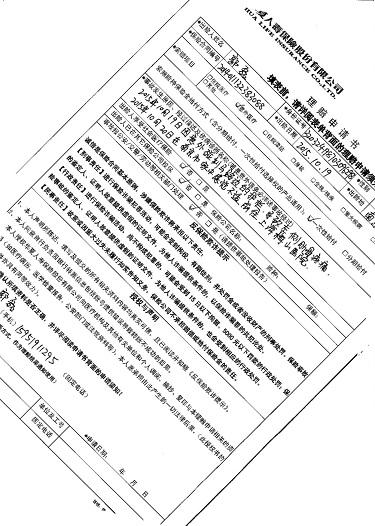
#> input picture images/3.jpg, 375 x 526 px
$ python -i imageDetection.py   (imports and definitions only)
#> lines starting #> are read from the running program, lines starting #| are printed output that depends on the picture; after the words box and inside, x2 and y2 are one past the last pixel; in counts of white or black regions, pixels touching at a corner belong together

# -*- coding: utf-8 -*-
import os,cv2
import numpy as np
import math
from math import *
from scipy.stats import mode
import threading
import time

class ImageProcessing(object):
    """图片归一化"""
    def __init__(self, img_path):
#> called with img_path = 'images/3.jpg'
        self.original_img = self.cv_imread(img_path)
#> in cv_imread, cv_img is the input picture: shape (526, 375, 3); min 0, max 255, mean 232.5
        self.img = self.original_img
        self.h, self.w, self.channel = self.img.shape
        if self.w <= self.h:
            self.scale = 700 / self.w
            self.w_scale = 700
            self.h_scale = self.h * self.scale
            self.img = cv2.resize(self.img, (0, 0), fx=self.scale, fy=self.scale, interpolation=cv2.INTER_NEAREST)
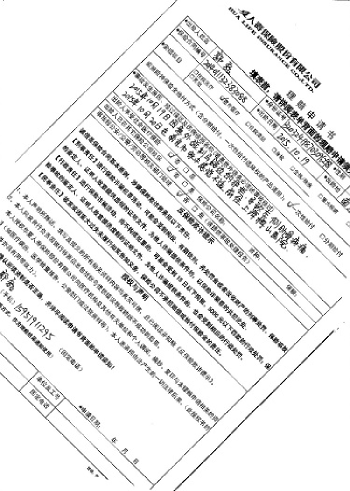
#> self.img: shape (982, 700, 3) (shown at 1/2 size); min 0, max 255, mean 232.5
        else:
            self.scale = 700 / self.h
            self.h_scale = 700
            self.w_scale = self.w * self.scale
            self.img = cv2.resize(self.img, (0, 0), fx=self.scale, fy=self.scale, interpolation=cv2.INTER_NEAREST)
        self.border_img = cv2.copyMakeBorder(self.img, 50, 50, 50, 50, cv2.BORDER_CONSTANT, value=[0, 0, 0])
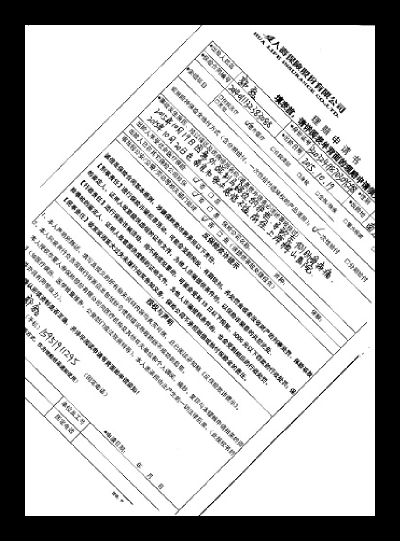
#> self.border_img: shape (1082, 800, 3) (shown at 1/2 size); min 0, max 255, mean 184.7

    def rough_handling(self):
        """图片预处理"""
        gray = cv2.cvtColor(self.img, cv2.COLOR_BGRA2GRAY)
        # blurred = cv2.GaussianBlur(gray, (3, 3),0)
        blurred = cv2.blur(gray, (5, 5))
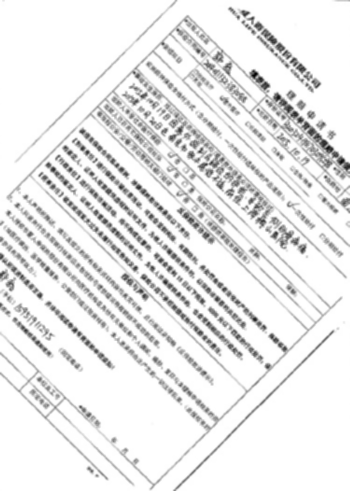
#> blurred: shape (982, 700) (shown at 1/2 size); min 1, max 255, mean 232.5
        ret, binary = cv2.threshold(blurred, 0, 255, cv2.THRESH_BINARY | cv2.THRESH_OTSU)
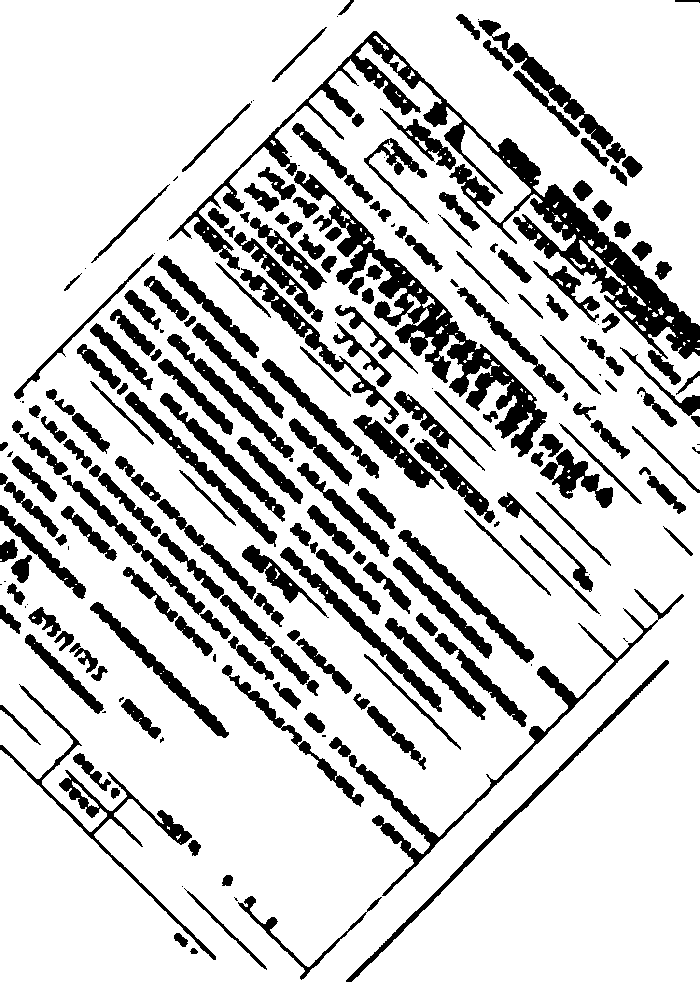
#> binary: shape (982, 700); 80.6% white; 227 black regions (41 under 20 px), largest, box (x1, y1, x2, y2) and area: (169, 31, 700, 385) 17094, (294, 171, 547, 457) 10133, (349, 589, 684, 896) 4287
#> ret = 205
        # binary = cv2.adaptiveThreshold(blurred, 255, cv2.ADAPTIVE_THRESH_MEAN_C, cv2.THRESH_BINARY, 25, 10) #腐蚀膨胀对白色像素
        kernel = cv2.getStructuringElement(cv2.MORPH_RECT, (3, 3))
        # [4 lines of commented-out code are left out]
        opened = cv2.morphologyEx(binary, cv2.MORPH_OPEN, kernel) # 腐蚀+膨胀 去噪 实际效果 连线
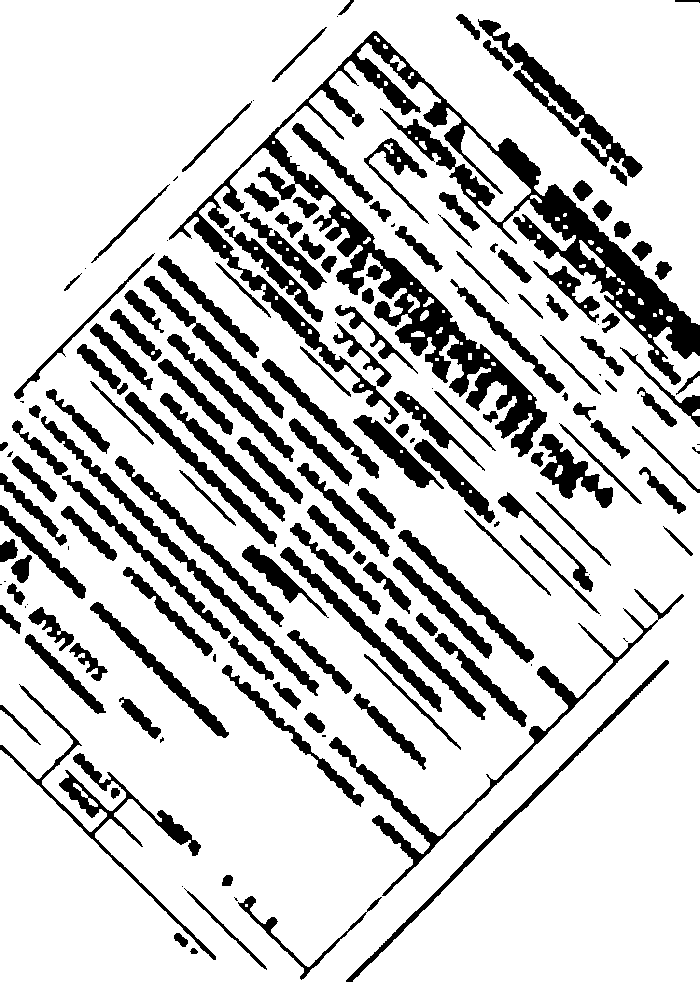
#> opened: shape (982, 700); 80% white; 164 black regions (28 under 20 px), largest, box (x1, y1, x2, y2) and area: (169, 31, 700, 457) 33013, (329, 589, 684, 896) 4558, (0, 684, 216, 960) 3934
        closed = cv2.morphologyEx(opened, cv2.MORPH_CLOSE, kernel) #膨胀 +  腐蚀 连线  实际效果 去噪
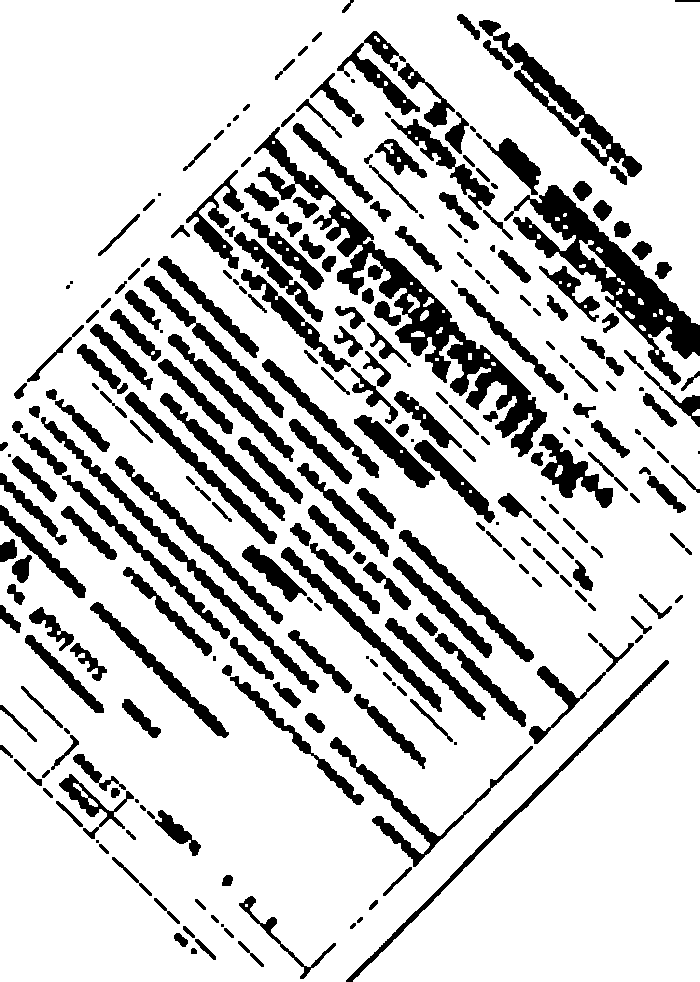
#> closed: shape (982, 700); 80.6% white; 278 black regions (22 under 20 px), largest, box (x1, y1, x2, y2) and area: (254, 127, 547, 457) 11692, (504, 185, 700, 385) 8914, (479, 20, 642, 177) 3815
        return gray, blurred, binary, closed, opened

    # [17 lines left out: function rough_handling1, not called in this run]

    def cv_imread(self,file_path):
        cv_img = cv2.imdecode(np.fromfile(file_path, dtype=np.uint8), -1)
        return cv_img

    # [348 lines left out: functions findcontours, mser_text, non_max_suppression_fast, py_cpu_nms, screen_box, not called in this run]

>>> result = ImageProcessing('images/3.jpg').rough_handling()
#> result = 5 items

$ run again, on images/1.png
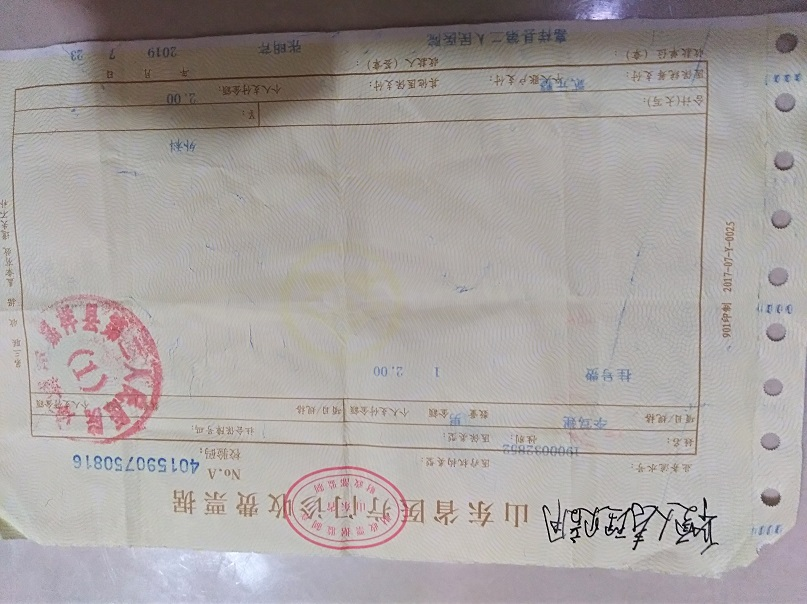
#> input picture images/1.png, 807 x 604 px
#> in cv_imread, cv_img is the input picture: shape (604, 807, 3); mean B, G, R 159.5, 161, 166.6
#> in rough_handling, `ret, binary = cv2.threshold(blurred, 0, 255, cv2.THRESH_BINARY | cv2.T..`:
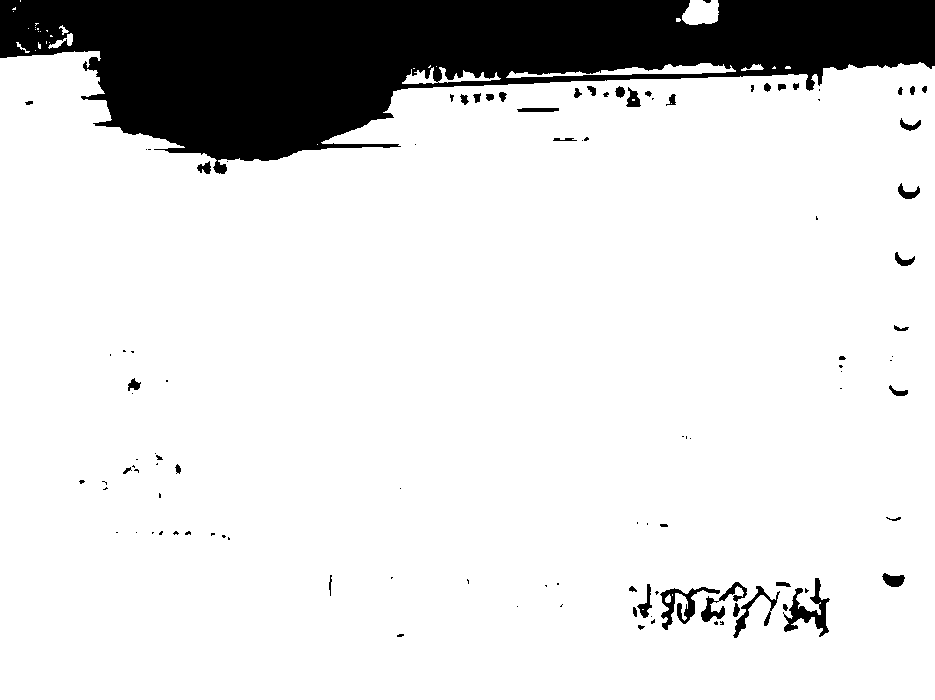
#> binary: shape (700, 935); 85.8% white; 107 black regions (60 under 20 px), largest, box (x1, y1, x2, y2) and area: (0, 0, 935, 174) 87287, (783, 578, 830, 637) 940, (660, 587, 720, 630) 774
#> ret = 133
#> opened: shape (700, 935); 85.7% white; 91 black regions (49 under 20 px), largest, box (x1, y1, x2, y2) and area: (0, 0, 935, 174) 87768, (701, 582, 780, 638) 1091, (783, 578, 830, 637) 1017
#> in rough_handling, `closed = cv2.morphologyEx(opened, cv2.MORPH_CLOSE, kernel)`:
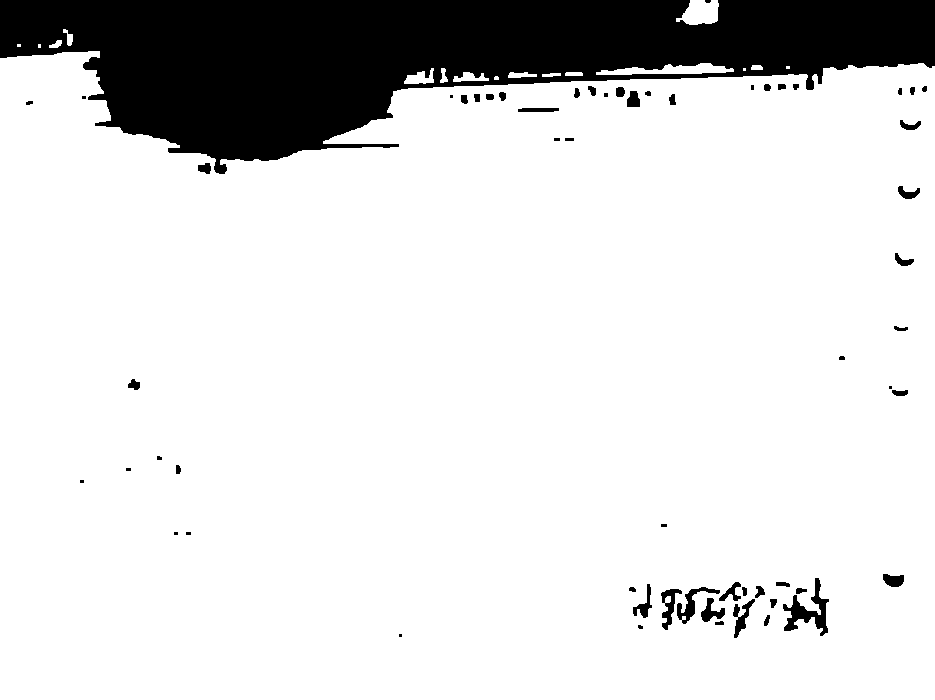
#> closed: shape (700, 935); 85.8% white; 60 black regions (15 under 20 px), largest, box (x1, y1, x2, y2) and area: (0, 0, 935, 174) 87571, (783, 578, 829, 636) 930, (677, 587, 720, 624) 427
#> result = 5 items
